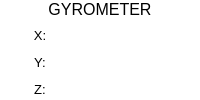
                        <widget class="QFrame" name="frame_15">
                         <property name="maximumSize">
                          <size>
                           <width>16777215</width>
                           <height>16777215</height>
                          </size>
                         </property>
                         <property name="styleSheet">
                          <string notr="true">background:white;
border-radius: 15px;</string>
                         </property>
                         <property name="frameShape">
                          <enum>QFrame::StyledPanel</enum>
                         </property>
                         <property name="frameShadow">
                          <enum>QFrame::Raised</enum>
                         </property>
                         <layout class="QVBoxLayout" name="verticalLayout_58" stretch="0,1">
                          <property name="leftMargin">
                           <number>0</number>
                          </property>
                          <property name="topMargin">
                           <number>0</number>
                          </property>
                          <property name="rightMargin">
                           <number>0</number>
                          </property>
                          <property name="bottomMargin">
                           <number>0</number>
                          </property>
                          <item>
                           <widget class="QLabel" name="label_38">
                            <property name="font">
                             <font>
                              <pointsize>12</pointsize>
                             </font>
                            </property>
                            <property name="styleSheet">
                             <string notr="true">background:transparent;
border-top-left-radius: 15px;
border-top-right-radius: 15px;</string>
                            </property>
                            <property name="text">
                             <string>GYROMETER</string>
                            </property>
                            <property name="alignment">
                             <set>Qt::AlignCenter</set>
                            </property>
                           </widget>
                          </item>
                          <item>
                           <widget class="QFrame" name="frame_57">
                            <property name="frameShape">
                             <enum>QFrame::StyledPanel</enum>
                            </property>
                            <property name="frameShadow">
                             <enum>QFrame::Raised</enum>
                            </property>
                            <layout class="QHBoxLayout" name="horizontalLayout_48">
                             <property name="spacing">
                              <number>0</number>
                             </property>
                             <property name="leftMargin">
                              <number>0</number>
                             </property>
                             <property name="topMargin">
                              <number>0</number>
                             </property>
                             <property name="rightMargin">
                              <number>0</number>
                             </property>
                             <property name="bottomMargin">
                              <number>0</number>
                             </property>
                             <item>
                              <widget class="QFrame" name="frame_95">
                               <property name="styleSheet">
                                <string notr="true">background:transparent;</string>
                               </property>
                               <property name="frameShape">
                                <enum>QFrame::StyledPanel</enum>
                               </property>
                               <property name="frameShadow">
                                <enum>QFrame::Raised</enum>
                               </property>
                               <layout class="QVBoxLayout" name="verticalLayout_70">
                                <property name="leftMargin">
                                 <number>0</number>
                                </property>
                                <property name="topMargin">
                                 <number>0</number>
                                </property>
                                <property name="rightMargin">
                                 <number>0</number>
                                </property>
                                <property name="bottomMargin">
                                 <number>0</number>
                                </property>
                                <item>
                                 <widget class="QLabel" name="label_54">
                                  <property name="font">
                                   <font>
                                    <pointsize>10</pointsize>
                                   </font>
                                  </property>
                                  <property name="text">
                                   <string>X:</string>
                                  </property>
                                  <property name="alignment">
                                   <set>Qt::AlignCenter</set>
                                  </property>
                                 </widget>
                                </item>
                                <item>
                                 <widget class="QLabel" name="label_55">
                                  <property name="font">
                                   <font>
                                    <pointsize>10</pointsize>
                                   </font>
                                  </property>
                                  <property name="text">
                                   <string>Y:</string>
                                  </property>
                                  <property name="alignment">
                                   <set>Qt::AlignCenter</set>
                                  </property>
                                 </widget>
                                </item>
                                <item>
                                 <widget class="QLabel" name="label_56">
                                  <property name="font">
                                   <font>
                                    <pointsize>10</pointsize>
                                   </font>
                                  </property>
                                  <property name="text">
                                   <string>Z:</string>
                                  </property>
                                  <property name="alignment">
                                   <set>Qt::AlignCenter</set>
                                  </property>
                                 </widget>
                                </item>
                               </layout>
                              </widget>
                             </item>
                             <item>
                              <widget class="QFrame" name="frame_96">
                               <property name="sizePolicy">
                                <sizepolicy hsizetype="Preferred" vsizetype="Preferred">
                                 <horstretch>0</horstretch>
                                 <verstretch>0</verstretch>
                                </sizepolicy>
                               </property>
                               <property name="minimumSize">
                                <size>
                                 <width>120</width>
                                 <height>0</height>
                                </size>
                               </property>
                               <property name="styleSheet">
                                <string notr="true">background:transparent</string>
                               </property>
                               <property name="frameShape">
                                <enum>QFrame::StyledPanel</enum>
                               </property>
                               <property name="frameShadow">
                                <enum>QFrame::Raised</enum>
                               </property>
                               <layout class="QVBoxLayout" name="verticalLayout_71">
                                <property name="leftMargin">
                                 <number>0</number>
                                </property>
                                <property name="topMargin">
                                 <number>0</number>
                                </property>
                                <property name="rightMargin">
                                 <number>0</number>
                                </property>
                                <property name="bottomMargin">
                                 <number>0</number>
                                </property>
                                <item>
                                 <widget class="QFrame" name="frame_100">
                                  <property name="frameShape">
                                   <enum>QFrame::StyledPanel</enum>
                                  </property>
                                  <property name="frameShadow">
                                   <enum>QFrame::Raised</enum>
                                  </property>
                                 </widget>
                                </item>
                                <item>
                                 <widget class="QFrame" name="frame_101">
                                  <property name="frameShape">
                                   <enum>QFrame::StyledPanel</enum>
                                  </property>
                                  <property name="frameShadow">
                                   <enum>QFrame::Raised</enum>
                                  </property>
                                 </widget>
                                </item>
                                <item>
                                 <widget class="QFrame" name="frame_102">
                                  <property name="frameShape">
                                   <enum>QFrame::StyledPanel</enum>
                                  </property>
                                  <property name="frameShadow">
                                   <enum>QFrame::Raised</enum>
                                  </property>
                                 </widget>
                                </item>
                               </layout>
                              </widget>
                             </item>
                            </layout>
                           </widget>
                          </item>
                         </layout>
                        </widget>
